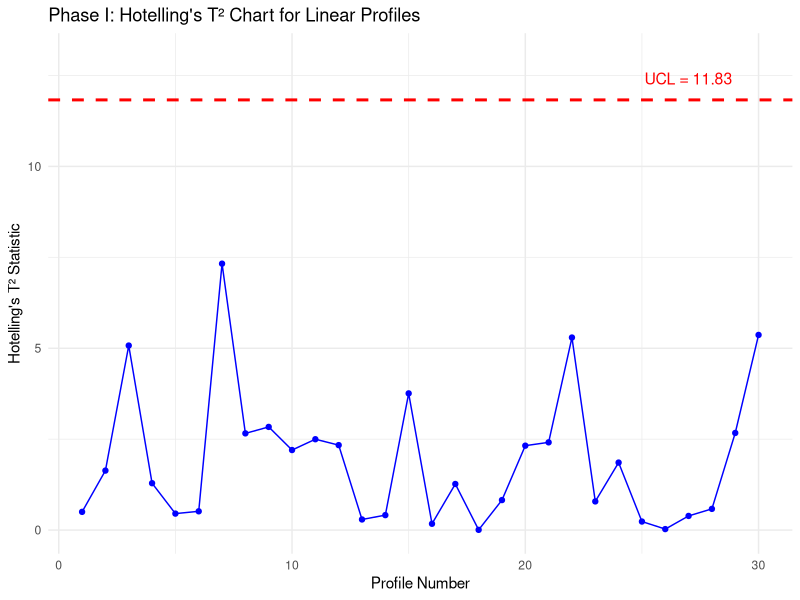
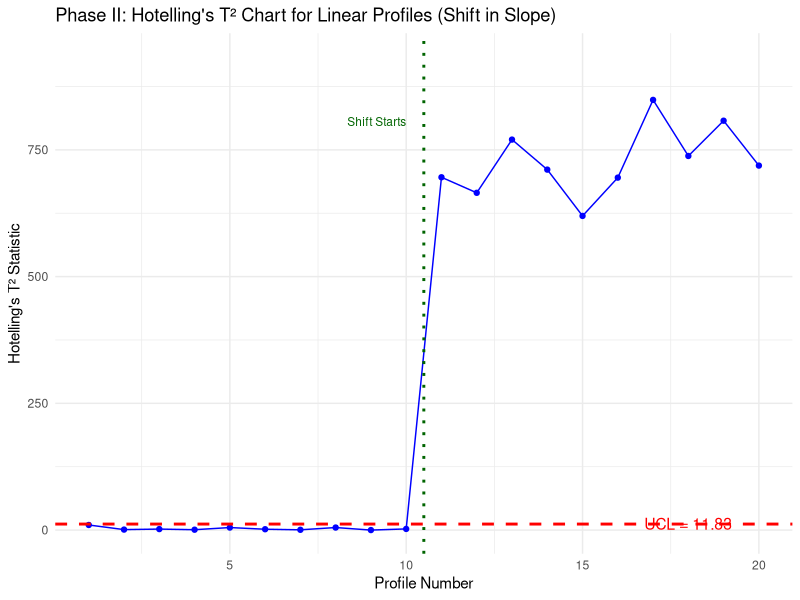

Recreate these plots in R, in order.
#libraries
library(ggplot2)

#global Parameters
set.seed(123) 
n <- 10        # number of observations per profile
x_values <- 1:n # fixed observation values for all profiles

# true in-control parameters
true_beta0_in_control <- 5
true_beta1_in_control <- 2
true_sigma_error <- 0.5 # standard deviation of the error term

#phase I data generation and establishment 
m1_phase1 <- 30 

# creating  a data frame to store phase I data
phase1_data <- data.frame(
  profile_id = rep(1:m1_phase1, each = n),
  x = rep(x_values, m1_phase1)
)
# generating the y values for phase I profiles
phase1_data$y <- true_beta0_in_control + true_beta1_in_control * phase1_data$x +
  rnorm(m1_phase1 * n, mean = 0, sd = true_sigma_error)

# phase I parameter estimation and control Limit calculation
# fit linear model to each phase I profile
phase1_models <- lapply(split(phase1_data, phase1_data$profile_id),
                        function(df) lm(y ~ x, data = df))

# extract parameter estimates (beta0_hat, beta1_hat) for each phase I profile
beta_hats_phase1 <- t(sapply(phase1_models, coef)) # transpose to get m1 x p matrix

# calculatingg the overall in-control parameter vector (mean of Phase I estimates)
# this is our estimate for beta_0 in the T^2 formula
beta_0_hat_overall <- colMeans(beta_hats_phase1)

#calculating the estimated in-control covariance matrix of the parameter estimates
# this is the estimate for Sigma_beta_0 in the T^2 formula
Sigma_beta_0_hat <- cov(beta_hats_phase1)

#calculate Hotelling's T^2 for for retrospective analysis
T2_phase1_values <- numeric(m1_phase1)
for (i in 1:m1_phase1) {
  # (beta_hat_i - beta_0_hat_overall)
  beta_diff <- matrix(beta_hats_phase1[i, ] - beta_0_hat_overall, ncol = 1)
  
  #T^2 = (beta_diff)^T %*% solve(Sigma_beta_0_hat) %*% beta_diff
  T2_phase1_values[i] <- t(beta_diff) %*% solve(Sigma_beta_0_hat) %*% beta_diff
}

# determine Hotelling's T^2 control limit for Phase II 
# p is the number of parameters being monitored
p <- 2 
alpha <- 0.0027 # standard alpha

UCL_T2 <- qchisq(1 - alpha, df = p)

# phase I plot Hotelling's T^2 for the retrospective analysis
plot_df_phase1 <- data.frame(Profile = 1:m1_phase1, T2 = T2_phase1_values)
ggplot(plot_df_phase1, aes(x = Profile, y = T2)) +
  geom_line(color = "blue") +
  geom_point(color = "blue") +
  geom_hline(yintercept = UCL_T2, linetype = "dashed", color = "red", linewidth = 1) +
  annotate("text", x = max(plot_df_phase1$Profile) * 0.9, y = UCL_T2 * 1.05, 
           label = paste("UCL =", round(UCL_T2, 2)), color = "red", size = 4) +
  labs(title = "Phase I: Hotelling's T² Chart for Linear Profiles",
       y = "Hotelling's T² Statistic", x = "Profile Number") +
  theme_minimal() +
  ylim(0, max(T2_phase1_values, UCL_T2) * 1.1)

# phase II data generation with a shift 
m2_phase2 <- 20 # number of profiles in phase II
shift_start_profile <- 11 # shift starts at this profile number
shifted_beta1 <- 2.5    # new shifted value

# create a data frame for phase II
phase2_data <- data.frame(
  profile_id = rep(1:m2_phase2, each = n),
  x = rep(x_values, m2_phase2)
)

# generate y values for phase II profiles, introducing a shift
for (i in 1:m2_phase2) {
  current_beta0 <- true_beta0_in_control
  current_beta1 <- ifelse(i >= shift_start_profile, shifted_beta1, true_beta1_in_control)
  
  start_row <- (i - 1) * n + 1
  end_row <- i * n
  
  phase2_data$y[start_row:end_row] <- current_beta0 + current_beta1 * 
    phase2_data$x[start_row:end_row] + rnorm(n, mean = 0, sd = true_sigma_error)
}

# phase II: monitoring and plotting
# fit linear model to each Phase II profile
phase2_models <- lapply(split(phase2_data, phase2_data$profile_id),
                        function(df) lm(y ~ x, data = df))

# extract parameter estimates for each ehase II profile
beta_hats_phase2 <- t(sapply(phase2_models, coef))


# calculate Hotelling's T^2 for phase II profiles
T2_phase2_values <- numeric(m2_phase2)
for (i in 1:m2_phase2) {
  beta_diff <- matrix(beta_hats_phase2[i, ] - beta_0_hat_overall, ncol = 1)
  T2_phase2_values[i] <- t(beta_diff) %*% solve(Sigma_beta_0_hat) %*% beta_diff}

# phase II: plot Hotelling's T^2 
plot_df_phase2 <- data.frame(Profile = 1:m2_phase2, T2 = T2_phase2_values)
ggplot(plot_df_phase2, aes(x = Profile, y = T2)) +
  geom_line(color = "blue") +
  geom_point(color = "blue") +
  geom_hline(yintercept = UCL_T2, linetype = "dashed", color = "red", linewidth = 1) +
  geom_vline(xintercept = shift_start_profile - 0.5, linetype = "dotted", color = "darkgreen", linewidth = 1) +
  annotate("text", x = max(plot_df_phase2$Profile) * 0.9, y = UCL_T2 * 1.05, 
           label = paste("UCL =", round(UCL_T2, 2)), color = "red", size = 4) +
  annotate("text", x = shift_start_profile - 1, y = max(T2_phase2_values, UCL_T2) * 0.95, 
           label = "Shift Starts", color = "darkgreen", hjust = 1, size = 3) +
  labs(title = "Phase II: Hotelling's T² Chart for Linear Profiles (Shift in Slope)",
       y = "Hotelling's T² Statistic", x = "Profile Number") +
  theme_minimal() +
  ylim(0, max(T2_phase2_values, UCL_T2) * 1.1)

cat("Phase II Monitoring Results")
out_of_control_profiles <- which(T2_phase2_values > UCL_T2)
if (length(out_of_control_profiles) > 0) {
  cat("Out-of-control signals detected at profiles:", out_of_control_profiles)
} else { cat("No out-of-control signals detected in Phase II.")}


#summary of key estimates
cat("Summary of Phase I Estimates")
cat("Estimated In-Control Profile Parameters (beta_0, beta_1):")
print(beta_0_hat_overall)
cat("Estimated In-Control Covariance Matrix of Parameters:")
print(Sigma_beta_0_hat)
cat(paste("Calculated Hotelling's T^2 UCL for Phase II:", round(UCL_T2, 2)))

cat("Phase II Monitoring Results")
out_of_control_profiles <- which(T2_phase2_values > UCL_T2)
if (length(out_of_control_profiles) > 0) {
  cat("Out-of-control signals detected at profiles:", out_of_control_profiles)
} else {
  cat("No out-of-control signals detected in Phase II.")
}
